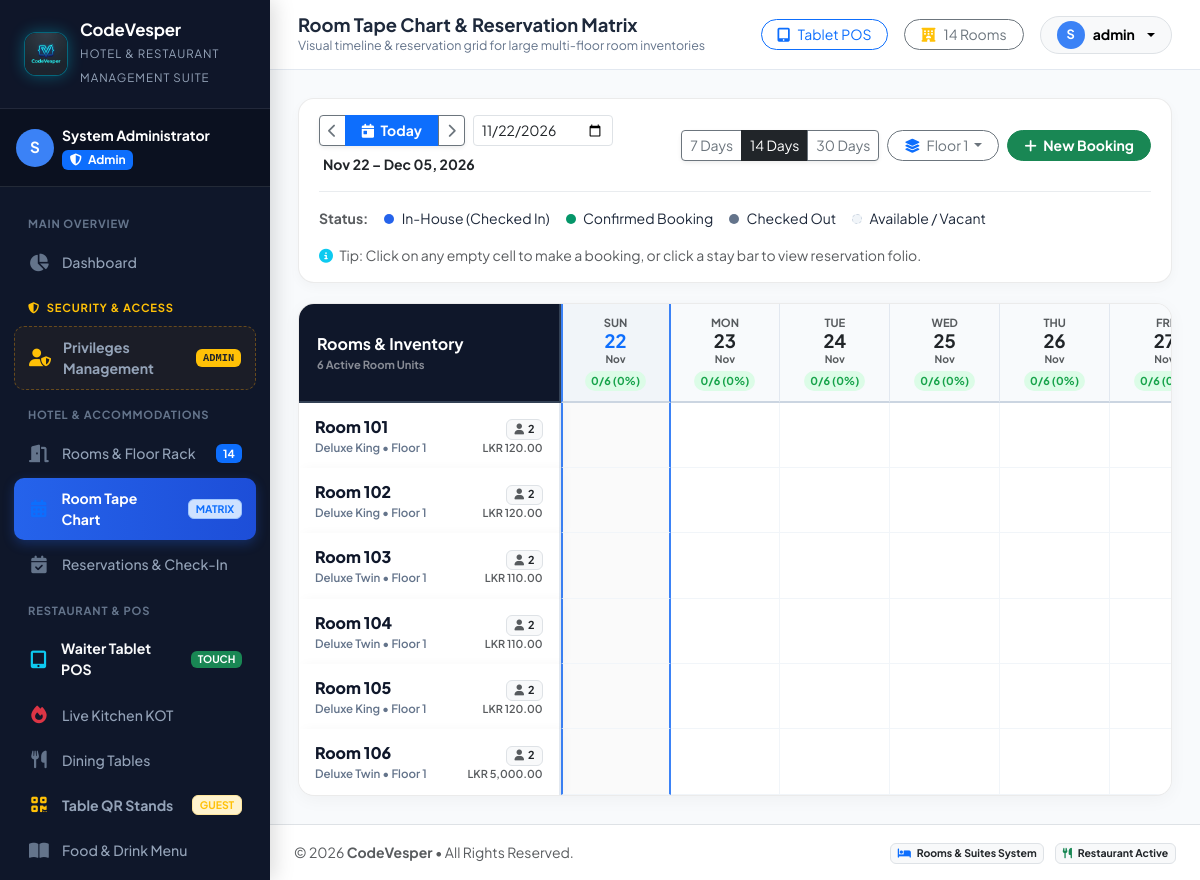
/timeline.php?start_date=2026-11-22&range=14&floor=1 (signed in), run on an earlier commit of the app's database.
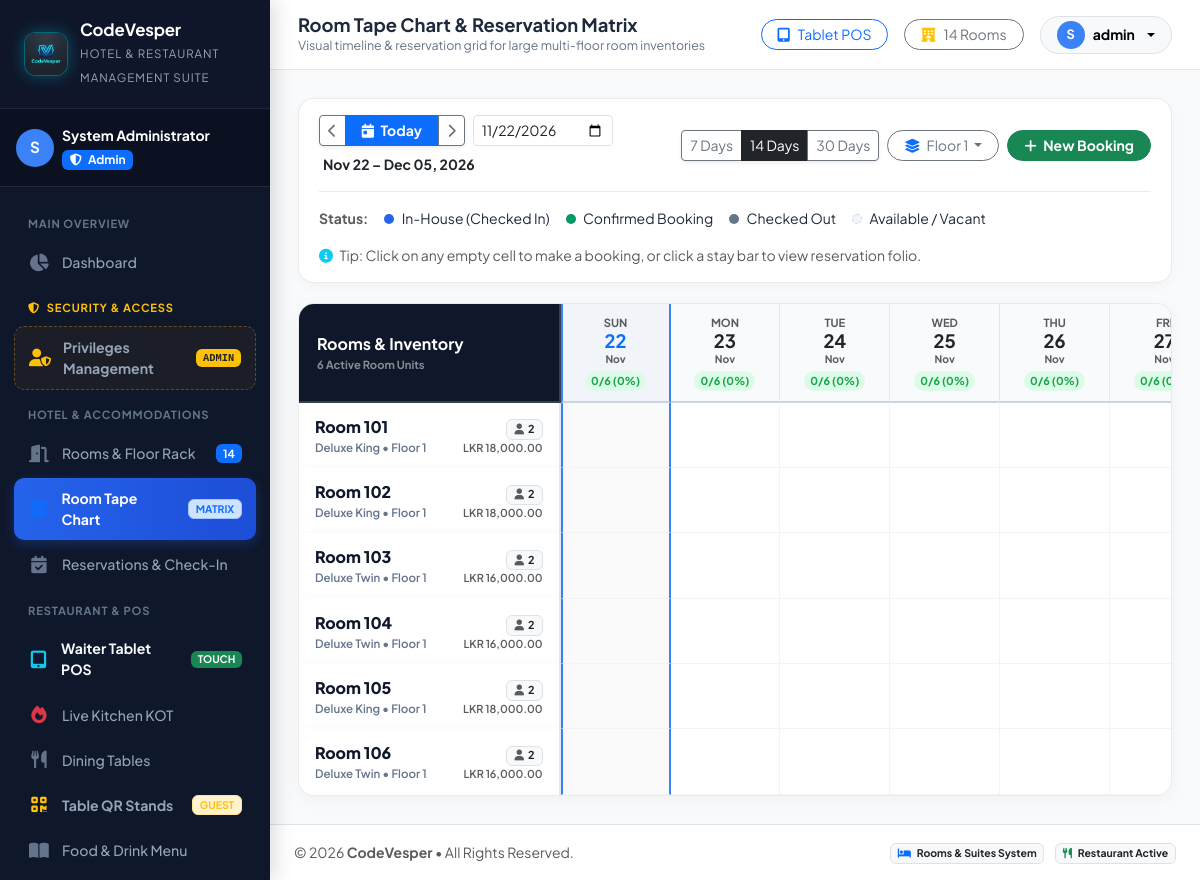
And on a later commit of the database.
### tables this page shows
CREATE TABLE `rooms` (
  `id` int NOT NULL AUTO_INCREMENT,
  `room_number` varchar(10) NOT NULL,
  `room_type_id` int NOT NULL,
  `floor` int NOT NULL,
  `status` enum('vacant','reserved','occupied','dirty','maintenance') DEFAULT 'vacant',
  `daily_rate` decimal(10,2) NOT NULL,
  `notes` varchar(255) DEFAULT NULL,
  PRIMARY KEY (`id`)  ,
  UNIQUE KEY `room_number` (`room_number`),
  KEY `room_type_id` (`room_type_id`),
  CONSTRAINT `rooms_ibfk_1` FOREIGN KEY (`room_type_id`) REFERENCES `room_types` (`id`)
);

CREATE TABLE `room_types` (
  `id` int NOT NULL AUTO_INCREMENT,
  `name` varchar(50) NOT NULL,
  `code` varchar(10) NOT NULL,
  `base_price` decimal(10,2) NOT NULL,
  `capacity` int DEFAULT '2',
  `amenities` text DEFAULT NULL,
  `description` text DEFAULT NULL,
  PRIMARY KEY (`id`)  ,
  UNIQUE KEY `code` (`code`)
);

### includes/functions.php (called while the page is built, shortened)
<?php
function formatMoney($amount): string {
    $symbol = defined('APP_CURRENCY') ? APP_CURRENCY : 'LKR ';
    return $symbol . number_format((float)$amount, 2);
}

### timeline.php (the view, shortened to what the changed rows need)
<?php
require_once __DIR__ . '/includes/header.php';
$db = getDbConnection();
$rangeDays = isset($_GET['range']) && in_array((int)$_GET['range'], [7, 14, 30]) ? (int)$_GET['range'] : 14;
$startDateParam = isset($_GET['start_date']) && preg_match('/^\d{4}-\d{2}-\d{2}$/', $_GET['start_date']) ? $_GET['start_date'] : date('Y-m-d');
$selectedFloor = isset($_GET['floor']) && $_GET['floor'] !== 'all' ? (int)$_GET['floor'] : 'all';
$startDate = new DateTime($startDateParam);
$dates = [];
$current = clone $startDate;
for ($i = 0; $i < $rangeDays; $i++) {
    $dates[] = [
        'date'     => $current->format('Y-m-d'),
        'day_num'  => $current->format('d'),
        'day_name' => $current->format('D'),
        'month'    => $current->format('M'),
        'is_today' => ($current->format('Y-m-d') === date('Y-m-d')),
        'is_weekend' => in_array($current->format('N'), [6, 7])
    ];
    $current->modify('+1 day');
}
$roomQuery = "
    SELECT r.id, r.room_number, r.floor, r.status, r.daily_rate,
           rt.name as type_name, rt.code as type_code, rt.capacity, rt.amenities
    FROM rooms r
    JOIN room_types rt ON r.room_type_id = rt.id
";
$params = [];
if ($selectedFloor !== 'all') {
    $roomQuery .= " WHERE r.floor = ?";
    $params[] = $selectedFloor;
}
$roomQuery .= " ORDER BY r.floor ASC, r.room_number ASC";
$stmt = $db->prepare($roomQuery);
$stmt->execute($params);
$rooms = $stmt->fetchAll(PDO::FETCH_ASSOC);
$matrixBookings = [];
$occupancyPerDate = [];
foreach ($dates as $d) {
    $occupancyPerDate[$d['date']] = 0;
}
?>
<div class="timeline-container">
    <div class="matrix-scroll-wrapper">
        <table class="matrix-table">
            <thead>
                <tr>
                    <th class="matrix-header-cell corner-cell">
                        <div class="fw-bold fs-6">Rooms & Inventory</div>
                        <div class="small text-white-50" style="font-size: 0.7rem;"><?= count($rooms) ?> Active Room Units</div>
                    </th>
                    <?php foreach ($dates as $d):
                        $occCount = $occupancyPerDate[$d['date']] ?? 0;
                        $totalR = count($rooms);
                        $occPercent = ($totalR > 0) ? round(($occCount / $totalR) * 100) : 0;
                        $pillClass = ($occPercent >= 80) ? 'occ-high' : (($occPercent >= 40) ? 'occ-med' : 'occ-low');
                    ?>
                        <th class="matrix-header-cell <?= $d['is_today'] ? 'today-col' : '' ?> <?= $d['is_weekend'] ? 'weekend-col' : '' ?>">
                            <div class="text-muted text-uppercase" style="font-size: 0.7rem; font-weight: 700;"><?= $d['day_name'] ?></div>
                            <div class="fw-bold <?= $d['is_today'] ? 'text-primary' : 'text-dark' ?>" style="font-size: 1.15rem; line-height: 1.1;">
                                <?= $d['day_num'] ?>
                            </div>
                            <div class="text-muted" style="font-size: 0.65rem;"><?= $d['month'] ?></div>
                            <div class="occ-pill <?= $pillClass ?>" title="<?= $occCount ?> of <?= $totalR ?> rooms booked">
                                <?= $occCount ?>/<?= $totalR ?> (<?= $occPercent ?>%)
                            </div>
                        </th>
                    <?php endforeach; ?>
                </tr>
            </thead>
            <tbody>
                <?php if (empty($rooms)): ?>
                    <tr>
                        <td colspan="<?= count($dates) + 1 ?>" class="text-center py-5 text-muted">
                            <i class="fa-solid fa-door-closed fs-1 d-block mb-2 text-secondary opacity-50"></i>
                            No rooms found for the selected filter.
                        </td>
                    </tr>
                <?php else: ?>
                    <?php
                    foreach ($rooms as $room):
                        $rId = $room['id'];
                    ?>
                        <tr>
                            <td class="matrix-room-col">
                                <div class="d-flex align-items-center justify-content-between">
                                    <div>
                                        <div class="room-badge-num">
                                            <?= htmlspecialchars($room['room_number']) ?>
                                        </div>
                                        <div class="room-badge-type">
                                            <?= htmlspecialchars($room['type_name']) ?> &bull; Floor <?= $room['floor'] ?>
                                        </div>
                                    </div>
                                    <div class="text-end">
                                        <span class="badge bg-light text-dark border" style="font-size: 0.68rem;">
                                            <i class="fa-solid fa-user me-1 text-muted"></i><?= $room['capacity'] ?>
                                        </span>
                                        <div class="text-muted" style="font-size: 0.68rem; font-weight: 600;">
                                            <?= formatMoney($room['daily_rate']) ?>
                                        </div>
                                    </div>
                                </div>
                            </td>
                            <?php foreach ($dates as $d):
                                $dateStr = $d['date'];
                                $hasBooking = isset($matrixBookings[$rId][$dateStr]);
                                $booking = $hasBooking ? $matrixBookings[$rId][$dateStr] : null;
                            ?>
                                <td class="matrix-cell <?= $d['is_today'] ? 'today-cell' : '' ?> <?= $d['is_weekend'] ? 'weekend-cell' : '' ?>">
                                    <?php if ($booking):
                                        $statusClass = ($booking['status'] === 'checked_in') ? 'stay-in-house' : (($booking['status'] === 'checked_out') ? 'stay-checked-out' : 'stay-confirmed');
                                        $statusLabel = ($booking['status'] === 'checked_in') ? 'In-House' : (($booking['status'] === 'checked_out') ? 'Departed' : 'Confirmed');
                                    ?>
                                        <div class="stay-capsule <?= $statusClass ?>"
                                             onclick="openReservationModal(<?= htmlspecialchars(json_encode($booking)) ?>)"
                                             title="<?= htmlspecialchars($booking['guest_name']) ?> (<?= $booking['booking_ref'] ?>)&#10;Dates: <?= $booking['check_in_date'] ?> to <?= $booking['check_out_date'] ?>&#10;Status: <?= $statusLabel ?>">
                                            <div class="stay-guest-name">
                                                <i class="fa-solid <?= ($booking['status'] === 'checked_in') ? 'fa-key' : 'fa-calendar-check' ?> me-1 small"></i>
                                                <?= htmlspecialchars($booking['guest_name']) ?>
                                            </div>
                                            <div class="stay-meta">
                                                <span><?= $booking['booking_ref'] ?></span> &bull;
                                                <span><?= $statusLabel ?></span>
                                            </div>
                                        </div>
                                    <?php else: ?>
                                        <a href="bookings.php?room_id=<?= $rId ?>&date=<?= $dateStr ?>" class="slot-available" title="Click to book <?= htmlspecialchars($room['room_number']) ?> on <?= $d['day_name'] ?>, <?= $d['day_num'] ?> <?= $d['month'] ?>">
                                            <i class="fa-solid fa-plus me-1"></i> Book
                                        </a>
                                    <?php endif; ?>
                                </td>
                            <?php endforeach; ?>
                        </tr>
                    <?php endforeach; ?>
                <?php endif; ?>
            </tbody>
        </table>
    </div>
</div>
<?php require_once __DIR__ . '/includes/footer.php'; ?>

What changed in the data, as far as the page shows it:
changed rooms "Room 101": daily_rate "LKR 120.00" → "LKR 18,000.00"
changed rooms "Room 102": daily_rate "LKR 120.00" → "LKR 18,000.00"
changed rooms "Room 103": daily_rate "LKR 110.00" → "LKR 16,000.00"
changed rooms "Room 104": daily_rate "LKR 110.00" → "LKR 16,000.00"
changed rooms "Room 105": daily_rate "LKR 120.00" → "LKR 18,000.00"
changed rooms "Room 106": daily_rate "LKR 5,000.00" → "LKR 16,000.00"
